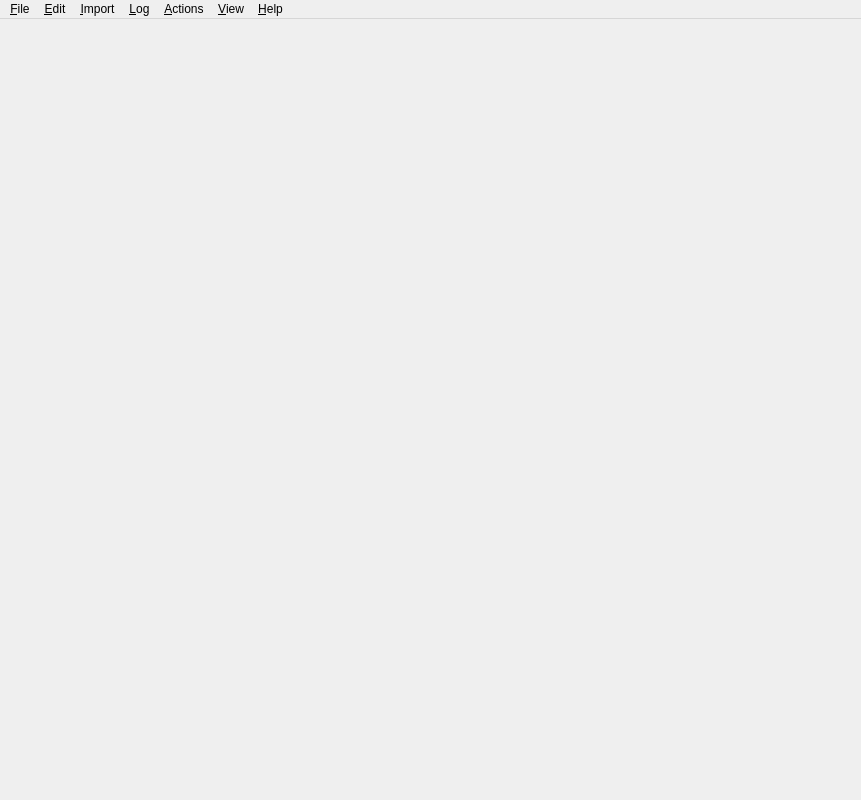
<?xml version="1.0" encoding="UTF-8"?>
<ui version="4.0">
 <class>MainWindow</class>
 <widget class="QMainWindow" name="MainWindow">
  <property name="geometry">
   <rect>
    <x>0</x>
    <y>0</y>
    <width>861</width>
    <height>800</height>
   </rect>
  </property>
  <widget class="QWidget" name="centralwidget">
   <layout class="QVBoxLayout" name="fullWindowLayout">
    <property name="spacing">
     <number>0</number>
    </property>
    <property name="leftMargin">
     <number>0</number>
    </property>
    <property name="topMargin">
     <number>0</number>
    </property>
    <property name="rightMargin">
     <number>0</number>
    </property>
    <property name="bottomMargin">
     <number>0</number>
    </property>
    <item>
     <widget class="QSplitter" name="mainSplitter">
      <property name="orientation">
       <enum>Qt::Vertical</enum>
      </property>
     </widget>
    </item>
    <item>
     <widget class="NotificationWidget" name="mainErrorMessage" native="true"/>
    </item>
   </layout>
  </widget>
  <widget class="QMenuBar" name="menubar">
   <property name="geometry">
    <rect>
     <x>0</x>
     <y>0</y>
     <width>861</width>
     <height>22</height>
    </rect>
   </property>
   <widget class="QMenu" name="menuFile">
    <property name="title">
     <string>&amp;File</string>
    </property>
    <addaction name="actionNew"/>
    <addaction name="actionOpen"/>
    <addaction name="actionSave"/>
    <addaction name="actionSaveAs"/>
    <addaction name="actionCloudstorageopen"/>
    <addaction name="actionCloudstoragesave"/>
    <addaction name="actionCloudOnline"/>
    <addaction name="separator"/>
    <addaction name="actionClose"/>
    <addaction name="actionExport"/>
    <addaction name="actionPrint"/>
    <addaction name="actionPreferences"/>
    <addaction name="separator"/>
    <addaction name="actionHash_images"/>
    <addaction name="actionConfigure_Dive_Computer"/>
    <addaction name="actionQuit"/>
   </widget>
   <widget class="QMenu" name="menuLog">
    <property name="title">
     <string>&amp;Log</string>
    </property>
    <addaction name="actionAddDive"/>
    <addaction name="actionDivePlanner"/>
    <addaction name="actionReplanDive"/>
    <addaction name="copy"/>
    <addaction name="paste"/>
    <addaction name="separator"/>
    <addaction name="actionRenumber"/>
    <addaction name="actionAutoGroup"/>
    <addaction name="separator"/>
    <addaction name="actionFilterTags"/>
   </widget>
   <widget class="ActionsMenu" name="menuActions" native="true">
    <property name="title">
     <string>&amp;Actions</string>
    </property>
   </widget>
   <widget class="QMenu" name="menuView">
    <property name="title">
     <string>&amp;View</string>
    </property>
    <addaction name="actionViewAll"/>
    <addaction name="actionViewList"/>
    <addaction name="actionViewProfile"/>
    <addaction name="actionViewInfo"/>
    <addaction name="actionViewMap"/>
    <addaction name="actionViewDiveSites"/>
    <addaction name="separator"/>
    <addaction name="actionStats"/>
    <addaction name="actionYearlyStatistics"/>
    <addaction name="actionPreviousDC"/>
    <addaction name="actionNextDC"/>
    <addaction name="separator"/>
    <addaction name="actionFullScreen"/>
   </widget>
   <widget class="QMenu" name="menuHelp">
    <property name="title">
     <string>&amp;Help</string>
    </property>
    <addaction name="actionAboutSubsurface"/>
    <addaction name="action_Check_for_Updates"/>
    <addaction name="actionUserManual"/>
   </widget>
   <widget class="QMenu" name="menuImport">
    <property name="title">
     <string>&amp;Import</string>
    </property>
    <addaction name="actionDownloadDC"/>
    <addaction name="actionImportDiveLog"/>
    <addaction name="actionImportDiveSites"/>
    <addaction name="actionDivelogs_de"/>
   </widget>
   <widget class="QMenu" name="menu_Edit">
    <property name="title">
     <string>&amp;Edit</string>
    </property>
   </widget>
   <addaction name="menuFile"/>
   <addaction name="menu_Edit"/>
   <addaction name="menuImport"/>
   <addaction name="menuLog"/>
   <addaction name="menuActions"/>
   <addaction name="menuView"/>
   <addaction name="menuHelp"/>
  </widget>
  <action name="actionNew">
   <property name="text">
    <string>&amp;New logbook</string>
   </property>
   <property name="toolTip">
    <string>New</string>
   </property>
   <property name="shortcut">
    <string notr="true">Ctrl+N</string>
   </property>
  </action>
  <action name="actionOpen">
   <property name="text">
    <string>&amp;Open logbook</string>
   </property>
   <property name="toolTip">
    <string>Open</string>
   </property>
   <property name="shortcut">
    <string notr="true">Ctrl+O</string>
   </property>
  </action>
  <action name="actionSave">
   <property name="text">
    <string>&amp;Save</string>
   </property>
   <property name="toolTip">
    <string>Save</string>
   </property>
   <property name="shortcut">
    <string notr="true">Ctrl+S</string>
   </property>
  </action>
  <action name="actionSaveAs">
   <property name="text">
    <string>Sa&amp;ve as</string>
   </property>
   <property name="toolTip">
    <string>Save as</string>
   </property>
   <property name="shortcut">
    <string notr="true">Ctrl+Shift+S</string>
   </property>
  </action>
  <action name="actionClose">
   <property name="text">
    <string>&amp;Close</string>
   </property>
   <property name="toolTip">
    <string>Close</string>
   </property>
   <property name="shortcut">
    <string notr="true">Ctrl+W</string>
   </property>
  </action>
  <action name="actionPrint">
   <property name="text">
    <string>&amp;Print</string>
   </property>
   <property name="shortcut">
    <string notr="true">Ctrl+P</string>
   </property>
  </action>
  <action name="actionPreferences">
   <property name="text">
    <string>P&amp;references</string>
   </property>
   <property name="shortcut">
    <string notr="true">Ctrl+,</string>
   </property>
   <property name="menuRole">
    <enum>QAction::PreferencesRole</enum>
   </property>
  </action>
  <action name="actionQuit">
   <property name="text">
    <string>&amp;Quit</string>
   </property>
   <property name="shortcut">
    <string notr="true">Ctrl+Q</string>
   </property>
   <property name="menuRole">
    <enum>QAction::QuitRole</enum>
   </property>
  </action>
  <action name="actionDownloadDC">
   <property name="text">
    <string>Import from &amp;dive computer</string>
   </property>
   <property name="shortcut">
    <string notr="true">Ctrl+D</string>
   </property>
  </action>
  <action name="actionAddDive">
   <property name="text">
    <string>&amp;Add dive</string>
   </property>
   <property name="shortcut">
    <string notr="true">Ctrl++</string>
   </property>
  </action>
  <action name="copy">
   <property name="text">
    <string>&amp;Copy dive components</string>
   </property>
   <property name="shortcut">
    <string notr="true">Ctrl+C</string>
   </property>
  </action>
  <action name="paste">
   <property name="text">
    <string>&amp;Paste dive components</string>
   </property>
   <property name="shortcut">
    <string notr="true">Ctrl+V</string>
   </property>
  </action>
  <action name="actionRenumber">
   <property name="text">
    <string>&amp;Renumber</string>
   </property>
   <property name="shortcut">
    <string notr="true">Ctrl+R</string>
   </property>
  </action>
  <action name="actionAutoGroup">
   <property name="checkable">
    <bool>true</bool>
   </property>
   <property name="text">
    <string>Auto &amp;group</string>
   </property>
  </action>
  <action name="actionYearlyStatistics">
   <property name="text">
    <string>&amp;Yearly statistics</string>
   </property>
   <property name="shortcut">
    <string notr="true">Ctrl+Y</string>
   </property>
  </action>
  <action name="actionViewList">
   <property name="text">
    <string>&amp;Dive list</string>
   </property>
   <property name="shortcut">
    <string notr="true">Ctrl+2</string>
   </property>
  </action>
  <action name="actionViewProfile">
   <property name="text">
    <string>&amp;Profile</string>
   </property>
   <property name="shortcut">
    <string notr="true">Ctrl+3</string>
   </property>
  </action>
  <action name="actionViewInfo">
   <property name="text">
    <string>&amp;Info</string>
   </property>
   <property name="shortcut">
    <string notr="true">Ctrl+4</string>
   </property>
  </action>
  <action name="actionViewAll">
   <property name="text">
    <string>&amp;All</string>
   </property>
   <property name="shortcut">
    <string notr="true">Ctrl+1</string>
   </property>
  </action>
  <action name="actionPreviousDC">
   <property name="text">
    <string>P&amp;revious DC</string>
   </property>
   <property name="shortcut">
    <string notr="true">Left</string>
   </property>
  </action>
  <action name="actionNextDC">
   <property name="text">
    <string>&amp;Next DC</string>
   </property>
   <property name="shortcut">
    <string notr="true">Right</string>
   </property>
  </action>
  <action name="actionAboutSubsurface">
   <property name="text">
    <string>&amp;About Subsurface</string>
   </property>
   <property name="menuRole">
    <enum>QAction::AboutRole</enum>
   </property>
  </action>
  <action name="actionUserManual">
   <property name="text">
    <string>User &amp;manual</string>
   </property>
   <property name="shortcut">
    <string notr="true">F1</string>
   </property>
  </action>
  <action name="actionViewMap">
   <property name="text">
    <string>&amp;Map</string>
   </property>
   <property name="shortcut">
    <string notr="true">Ctrl+5</string>
   </property>
  </action>
  <action name="actionViewDiveSites">
   <property name="text">
    <string>Dive sites</string>
   </property>
   <property name="shortcut">
    <string notr="true">Ctrl+6</string>
   </property>
  </action>
  <action name="actionDivePlanner">
   <property name="text">
    <string>P&amp;lan dive</string>
   </property>
   <property name="shortcut">
    <string notr="true">Ctrl+L</string>
   </property>
  </action>
  <action name="actionImportDiveLog">
   <property name="text">
    <string>&amp;Import log files</string>
   </property>
   <property name="toolTip">
    <string>Import divelog files from other applications</string>
   </property>
   <property name="shortcut">
    <string notr="true">Ctrl+I</string>
   </property>
  </action>
  <action name="actionImportDiveSites">
   <property name="text">
    <string>&amp;Import dive sites</string>
   </property>
   <property name="toolTip">
    <string>Import dive sites from other users</string>
   </property>
   <property name="shortcut">
    <string notr="true">Ctrl+J</string>
   </property>
  </action>
  <action name="actionDivelogs_de">
   <property name="text">
    <string>Import &amp;from divelogs.de</string>
   </property>
  </action>
  <action name="actionFullScreen">
   <property name="checkable">
    <bool>true</bool>
   </property>
   <property name="text">
    <string>&amp;Full screen</string>
   </property>
   <property name="toolTip">
    <string>Toggle full screen</string>
   </property>
   <property name="shortcut">
    <string notr="true">F11</string>
   </property>
  </action>
  <action name="action_Check_for_Updates">
   <property name="text">
    <string>&amp;Check for updates</string>
   </property>
  </action>
  <action name="actionExport">
   <property name="text">
    <string>&amp;Export</string>
   </property>
   <property name="toolTip">
    <string>Export dive logs</string>
   </property>
   <property name="shortcut">
    <string notr="true">Ctrl+E</string>
   </property>
  </action>
  <action name="actionConfigure_Dive_Computer">
   <property name="text">
    <string>Change settings on &amp;dive computer</string>
   </property>
   <property name="shortcut">
    <string notr="true">Ctrl+Shift+C</string>
   </property>
   <property name="menuRole">
    <enum>QAction::NoRole</enum>
   </property>
  </action>
  <action name="actionReplanDive">
   <property name="text">
    <string>Edit &amp;dive in planner</string>
   </property>
  </action>
  <action name="actionFilterTags">
   <property name="checkable">
    <bool>false</bool>
   </property>
   <property name="text">
    <string>&amp;Filter divelist</string>
   </property>
   <property name="shortcut">
    <string notr="true">Ctrl+F</string>
   </property>
  </action>
  <action name="actionStats">
   <property name="text">
    <string>Dive statistics</string>
   </property>
   <property name="shortcut">
    <string notr="true">Ctrl+T</string>
   </property>
  </action>
  <action name="action_Undo">
   <property name="text">
    <string>&amp;Undo</string>
   </property>
   <property name="shortcut">
    <string notr="true">Ctrl+Z</string>
   </property>
  </action>
  <action name="action_Redo">
   <property name="text">
    <string>&amp;Redo</string>
   </property>
   <property name="shortcut">
    <string notr="true">Ctrl+Shift+Z</string>
   </property>
  </action>
  <action name="actionHash_images">
   <property name="text">
    <string>&amp;Find moved media files</string>
   </property>
  </action>
  <action name="actionCloudstorageopen">
   <property name="text">
    <string>Open c&amp;loud storage</string>
   </property>
   <property name="shortcut">
    <string notr="true">Ctrl+Shift+O</string>
   </property>
  </action>
  <action name="actionCloudstoragesave">
   <property name="text">
    <string>Save to clo&amp;ud storage</string>
   </property>
  </action>
  <action name="actionManage_dive_sites">
   <property name="text">
    <string>&amp;Manage dive sites</string>
   </property>
  </action>
  <action name="actionDiveSiteEdit">
   <property name="text">
    <string>Dive Site &amp;Edit</string>
   </property>
  </action>
  <action name="actionCloudOnline">
   <property name="checkable">
    <bool>true</bool>
   </property>
   <property name="text">
    <string>Cloud stora&amp;ge online</string>
   </property>
  </action>
 </widget>
 <customwidgets>
  <customwidget>
   <class>NotificationWidget</class>
   <extends>QWidget</extends>
   <header>desktop-widgets/notificationwidget.h</header>
   <container>1</container>
  </customwidget>
  <customwidget>
   <class>ActionsMenu</class>
   <extends>QMenu</extends>
   <header>desktop-widgets/actionsmenu.h</header>
   <container>1</container>
  </customwidget>
 </customwidgets>
 <resources>
  <include location="../subsurface.qrc"/>
 </resources>
 <connections/>
</ui>
